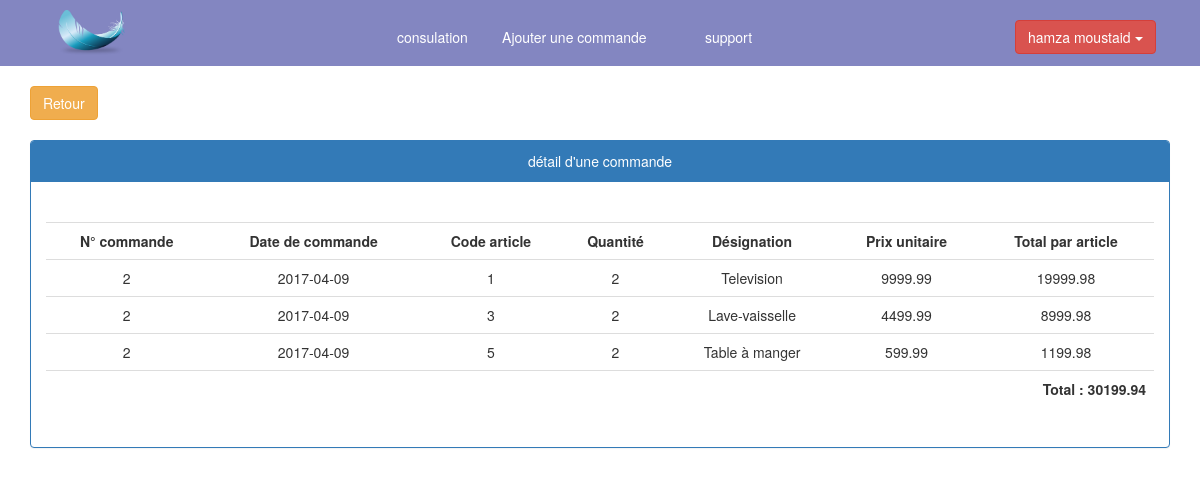
/client/detail_commande.php?num=2 (signed in), run on the app's committed database.
### tables this page shows
CREATE TABLE IF NOT EXISTS `lignecommande` (
  `Numcom` int(11) DEFAULT NULL,
  `Codart` int(11) DEFAULT NULL,
  `Qtcmd` int(11) DEFAULT NULL,
  KEY `FK_NUMCOM` (`Numcom`),
  KEY `FK_CODART` (`Codart`)
);

CREATE TABLE IF NOT EXISTS `commande` (
  `Numcom` int(11) NOT NULL AUTO_INCREMENT,
  `IDclt` int(11) DEFAULT NULL,
  `DateCom` date DEFAULT NULL,
  PRIMARY KEY (`Numcom`),
  KEY `FK_IDCLT` (`IDclt`)
);

CREATE TABLE IF NOT EXISTS `article` (
  `Codart` int(11) NOT NULL,
  `Disgart` varchar(100) DEFAULT NULL,
  `Puart` float DEFAULT NULL,
  `Qtestock` int(11) DEFAULT NULL,
  `Smin` int(11) DEFAULT NULL,
  `Smax` int(11) DEFAULT NULL,
  PRIMARY KEY (`Codart`)
);

### client/detail_commande.php (the view, shortened to what this page needs)
<?php session_start();
  include '../include/config.php';
?>
<!DOCTYPE html>
<html>
<head>
  <link rel="stylesheet" href="../css/bootstrap.min.css">
  <link rel="stylesheet" href="../css/style.css" >
</head>
<body>
	<header class="nav">
		<div class="container-fluid">
      		<div class="row">
      			<div class="col-md-2 col-xs-2 spacer">
      				<center><a href="profile.php"><img src="img/logo.png" id="logo"></a></center>
      			</div>
      			<div class="col-md-8 col-xs-8 spacer">
      				<nav class="menu">
      					<div class="col-md-2 col-xs-2 spacer">
      						<center>
      							<a href="profile.php" class="btn btn1">consulation</a>
      						</center>
      					</div>
      					<div class="col-md-4 col-xs-4 spacer">
      						<center>
      							<a href="ajouter_commande.php" class="btn btn1">Ajouter une commande</a>
      						</center>
      					</div>
      					<div class="col-md-2 col-xs-2 spacer">
      						<center>
      							<a href="support.php" class="btn btn1">support</a>
      						</center>
      					</div>
      				</nav>
      			</div>
      			<div class="col-md-2 col-xs-2 spacer">
              		<div class="dropdown1 dropdown">
              			<?php
              				echo '<label data-toggle="dropdown" class="btn btn-danger">'.$_SESSION['nom']." ".$_SESSION['prenom'].'  <span class="caret"></span></label>';
              			?>
              		</div>
      			</div>
     		</div>
   		</div>
	</header>
    <div class="container">
		<div class="row">
			<div class="col-md-12 col-xs-12 spacer">
				<br>
        			<a href="profile.php" class="btn btn-warning">Retour</a>
        		<br><br>
        		<div class="panel panel-primary">
					<div class="panel-heading">
						<center>détail d'une commande</center>
					</div>
					<div class="panel-body">
						<?php
							if (isset($_GET['num'])) {
								$req = "SELECT  C.Numcom, C.DateCom,L.Codart,L.Qtcmd,A.Disgart,A.Puart,ROUND(A.Puart*L.Qtcmd,2) AS TOTAL FROM commande C INNER JOIN lignecommande L on C.Numcom=L.Numcom INNER JOIN article A on A.Codart=L.Codart where C.IDclt='".$_SESSION['IDclt']."' and C.Numcom='".$_GET['num']."'";
								$res=mysqli_query($con,$req);
								$ch='<table class="table table-stripped">
										<tr>
											<th>N° commande</th>
											<th>Date de commande</th>
											<th>Code article</th>
											<th>Quantité</th>
											<th>Désignation</th>
											<th>Prix unitaire</th>
											<th>Total par article</th>
										</tr>
              						';
              						$total=0;
								while($d = mysqli_fetch_assoc($res)) {
									$ch.='<tr><td>'.$d['Numcom'].'</td><td>'.$d['DateCom'].'</td><td>'.$d['Codart'].'</td><td>'.$d['Qtcmd'].'</td><td>'.$d['Disgart'].'</td><td>'.$d['Puart'].'</td><td>'.$d['TOTAL'].'</td></tr>';
									$total+=$d['TOTAL'];
								}
								echo $ch;
							}
						?>
							<tr>
								<td colspan="7">
									<label class="tt">Total : <?php echo $total; ?></label>
								</td>
							</tr>
						</table>
					</div>
				</div>
			</div>
		</div>
	</div>
</body>
</html>

### css/style.css (style rules this page uses)
body,html { margin: 0; padding: 0; width: 100%; height: 100%; overflow-x: auto; }
.nav { width: 100%; background-color: #8386c1; }
#logo { width: 50%; margin: 10px; }

### client/detail_commande.php (style rules this page uses)
.dropdown1 { float:left; margin-top:20px; height:35px; color: white; text-align: center; }
table { margin-top: 25px; }
table tr td,table tr th { text-align: center; }
.menu { display: block; margin-left: 20% ; margin-top : 20px; }
.btn1 { color: white; font-size: 14px }
.tt { float: right; text-align: right; }

### data on the page
lignecommande: Numcom.Numcom "2", Numcom.DateCom "2017-04-09", Codart "1", Qtcmd "2", Codart.Disgart "Television", Codart.Puart "9999.99", TOTAL "19999.98"
lignecommande: Numcom.Numcom "2", Numcom.DateCom "2017-04-09", Codart "3", Qtcmd "2", Codart.Disgart "Lave-vaisselle", Codart.Puart "4499.99", TOTAL "8999.98"
lignecommande: Numcom.Numcom "2", Numcom.DateCom "2017-04-09", Codart "5", Qtcmd "2", Codart.Disgart "Table à manger", Codart.Puart "599.99", TOTAL "1199.98"

### other printed values
$_SESSION['nom'] "hamza"
$_SESSION['prenom'] "moustaid"
$total "30199.94"
